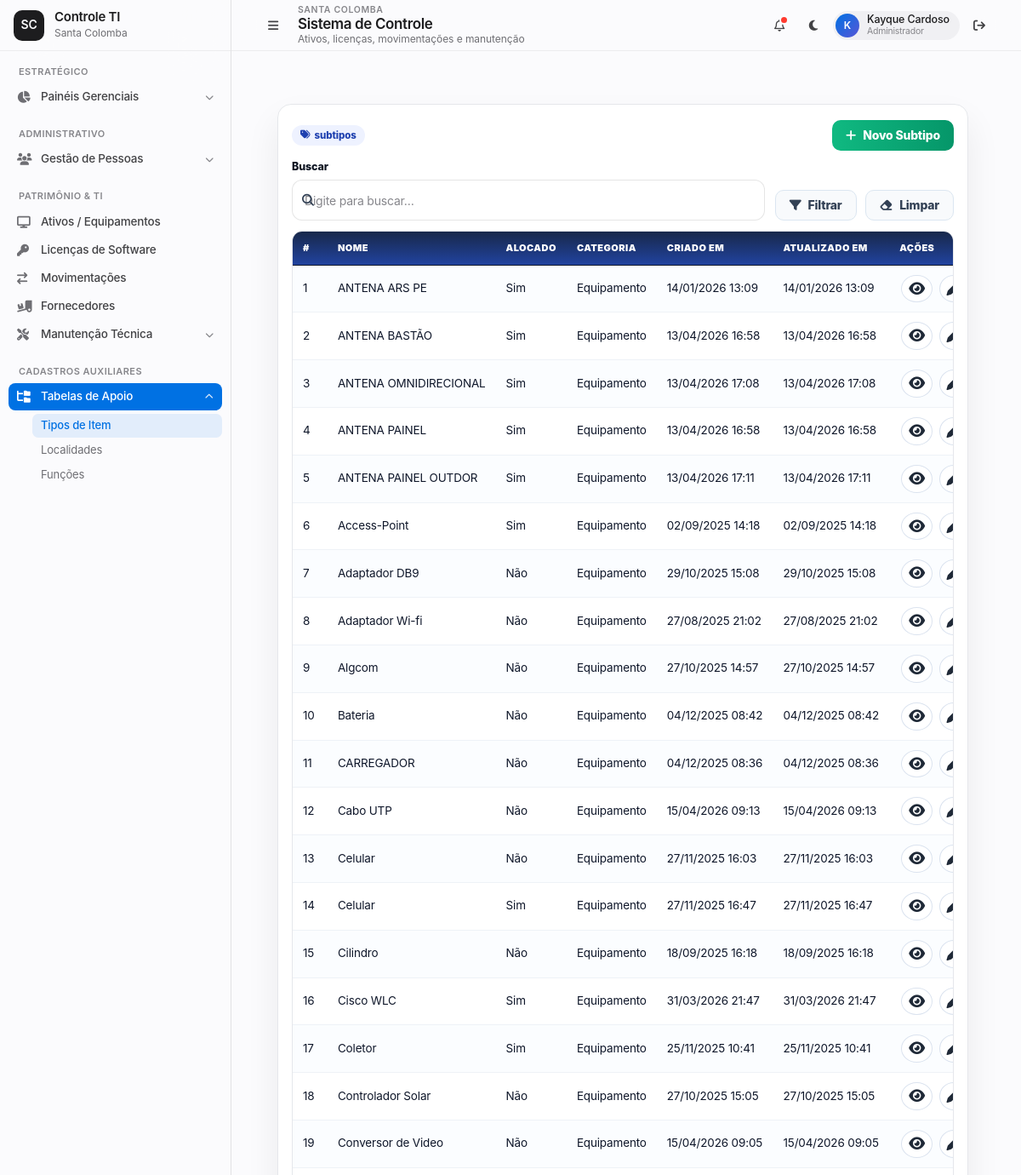
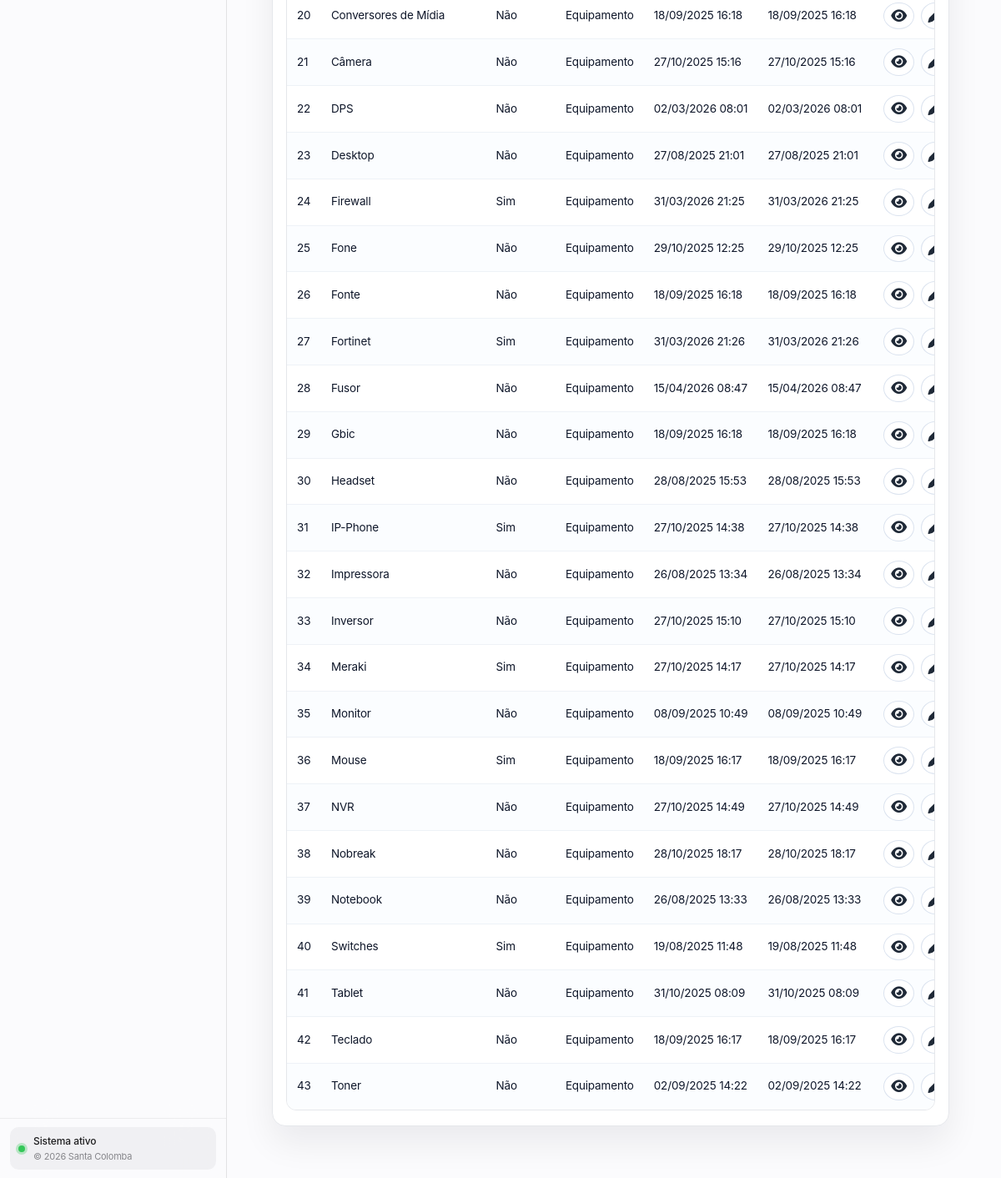
The app's page /subtipos/ (signed in), older data (2 pictures, top to bottom).
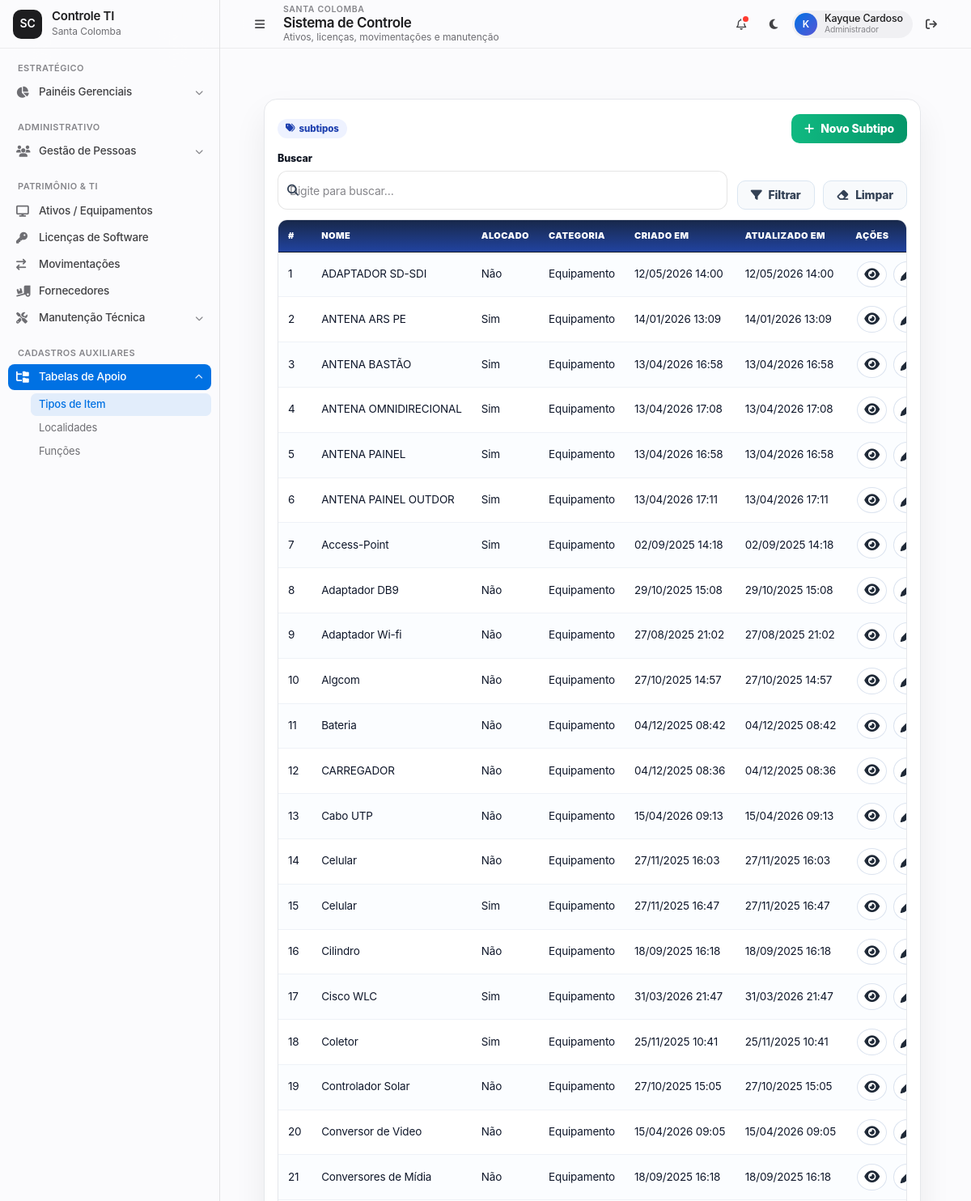
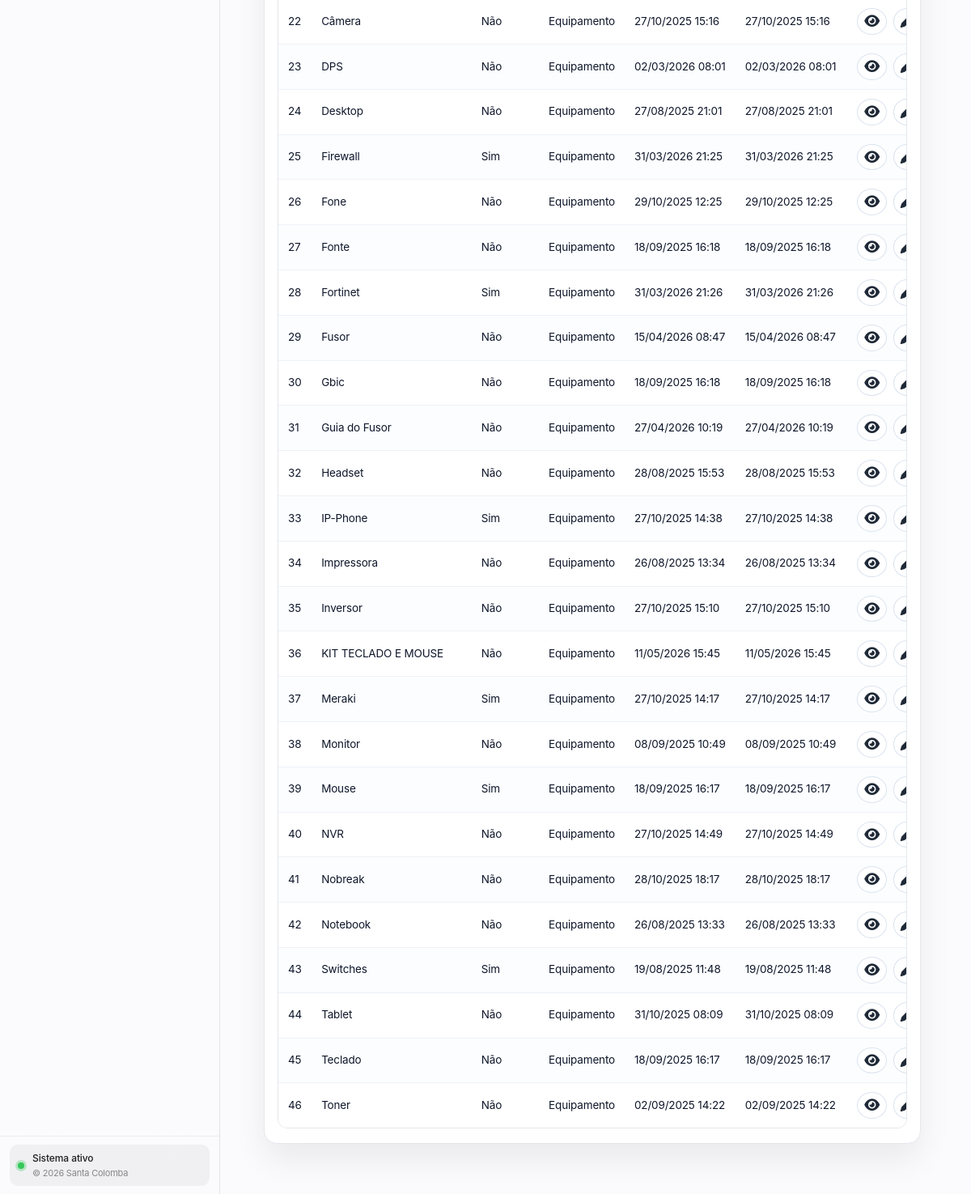
The same page, newer data (2 pictures, top to bottom).
### ProjetoEstoque/models.py (models this page shows, shortened)
class AuditModel(models.Model):
    criado_por = models.ForeignKey(User, related_name="%(class)s_criador", on_delete=models.SET_NULL, null=True, blank=True)
    atualizado_por = models.ForeignKey(User, related_name="%(class)s_atualizador", on_delete=models.SET_NULL, null=True, blank=True)
    created_at = models.DateTimeField(auto_now_add=True)
    updated_at = models.DateTimeField(auto_now=True)
    class Meta:
        abstract = True

class Subtipo(AuditModel):
    nome = models.CharField(max_length=100)
    alocado = models.CharField(max_length=3, choices=SimNaoChoices.choices)
    categoria = models.ForeignKey(Categoria, on_delete=models.CASCADE)

class Categoria(AuditModel):
    nome = models.CharField(max_length=100)

### ProjetoEstoque/views/subtipos.py (the view)
# urls.py: path("subtipos/", views.subtipo_list, name="subtipo_list"),
@login_required
def subtipo_list(request):
    q = request.GET.get("q", "").strip()
    cat = request.GET.get("categoria", "").strip()
    alocado = request.GET.get("alocado", "").strip()
    qs = Subtipo.objects.select_related("categoria").order_by("categoria__nome", "nome")
    if q:
        qs = qs.filter(Q(nome__icontains=q) | Q(categoria__nome__icontains=q))
    if cat:
        qs = qs.filter(categoria__id=cat)
    if alocado:
        qs = qs.filter(alocado=alocado)
    context = {
        "subtipos": qs,
        "categorias": Categoria.objects.order_by("nome"),
        "alocado_choices": (("sim", "Sim"), ("nao", "Não")),
        "request": request,
    }
    return render(request, "front/subtipo/subtipo_list.html", context)

### ProjetoEstoque/templates/front/subtipo/subtipo_list.html (shortened to what this page needs)
{% extends 'base.html' %}
{% block content %}
<link rel="stylesheet" href="https://cdnjs.cloudflare.com/ajax/libs/font-awesome/6.4.2/css/all.min.css"/>
<div class="page">
  <div class="panel">
    <div class="top-actions">
      <div class="metrics">
        <span class="badge"><i class="fa fa-tags"></i> {{ total }} subtipos</span>
      </div>
      <div style="display:flex;gap:10px">
        <a class="btn btn-add" href="{% url 'subtipo_create' %}"><i class="fa fa-plus"></i> Novo Subtipo</a>
      </div>
    </div>
    <form class="filtros" method="get" id="fForm" autocomplete="off">
      <div class="group">
        <label style="color: #0b1220;">Buscar</label>
        <div class="filtro-icon-input">
          <span class="ico"><i class="fa fa-search"></i></span>
          <input type="text" name="q" class="ctrl" placeholder="Digite para buscar…" value="{{ q|default:'' }}">
        </div>
      </div>
      <div style="display:flex;gap:10px;justify-content:flex-end">
        <button class="btn btn-light" type="submit"><i class="fa fa-filter"></i> Filtrar</button>
        <button class="btn btn-light" type="button" id="btnClear"><i class="fa fa-eraser"></i> Limpar</button>
      </div>
    </form>
    <div class="table-wrap">
      <table>
        <thead>
          <tr>
            <th style="width:64px">#</th>
            <th>Nome</th>
            <th>Alocado</th>
            <th>Categoria</th>
            <th>Criado em</th>
            <th>Atualizado em</th>
            <th style="width:120px">Ações</th>
          </tr>
        </thead>
        <tbody>
          {% for obj in subtipos %}
          <tr>
            <td>{{ forloop.counter }}</td>
            <td>{{ obj.nome }}</td>
            <td>{{ obj.get_alocado_display }}</td>
            <td>{% if obj.categoria %}{{ obj.categoria.nome }}{% else %}-{% endif %}</td>
            <td>{{ obj.created_at|date:"d/m/Y H:i" }}</td>
            <td>{{ obj.updated_at|date:"d/m/Y H:i" }}</td>
            <td class="td-acoes">
              <a class="icon-btn" title="Detalhar" href="{% url 'subtipo_detail' obj.pk %}"><i class="fa fa-eye"></i></a>
              <a class="icon-btn" title="Editar" href="{% url 'subtipo_update' obj.pk %}"><i class="fa fa-pen"></i></a>
            </td>
          </tr>
          {% empty %}
          <tr><td colspan="7" style="text-align:center;color:#64748b;padding:16px">Nenhum subtipo encontrado.</td></tr>
          {% endfor %}
        </tbody>
      </table>
    </div>
  </div>
</div>
{% endblock %}

### ProjetoEstoque/templates/base.html (shortened to what this page needs)
{% load static %}
<!DOCTYPE html>
<html lang="pt-br">
<head>
  <link rel="stylesheet" href="https://cdnjs.cloudflare.com/ajax/libs/font-awesome/6.5.2/css/all.min.css">
</head>
<body class="theme-light">
  <div class="app-shell" id="appShell">
    <aside class="sidebar" id="sidebar" aria-label="Menu lateral principal">
      <div class="sidebar-brand">
        <a href="{% url 'dashboard' %}" class="brand-mark" aria-label="Ir para o dashboard">
          <span class="brand-fallback" style="display: none;">SC</span>
        </a>
        <div class="brand-copy">
          <span class="brand-title">Controle TI</span>
          <span class="brand-subtitle">Santa Colomba</span>
        </div>
      </div>
      <nav class="sidebar-nav" aria-label="Navegação do sistema">
        <section class="nav-section" aria-labelledby="nav-estrategico">
          <div class="nav-label" id="nav-estrategico">Estratégico</div>
          <div class="nav-group">
            <button
              type="button"
              class="nav-button "
              data-submenu-target="sub-dash"
              aria-expanded="false"
              aria-controls="sub-dash"
              title="Painéis gerenciais">
              <i class="fa-solid fa-chart-pie nav-icon" aria-hidden="true"></i>
              <span class="nav-text">Painéis Gerenciais</span>
              <i class="fa-solid fa-chevron-down nav-arrow" aria-hidden="true"></i>
            </button>
            <div class="submenu" id="sub-dash">
              <div class="submenu-inner">
                <a href="{% url 'alertas_dashboard' %}" class="sub-link {% if request.resolver_match.url_name == 'alertas_dashboard' %}is-active{% endif %}">Alertas</a>
              </div>
            </div>
          </div>
        </section>
        <section class="nav-section" aria-labelledby="nav-administrativo">
          <div class="nav-label" id="nav-administrativo">Administrativo</div>
          <div class="nav-group">
            <button
              type="button"
              class="nav-button {% if 'usuario' in request.resolver_match.url_name or 'centrocusto' in request.resolver_match.url_name %}is-active{% endif %}"
              data-submenu-target="sub-pessoas"
              aria-expanded="false"
              aria-controls="sub-pessoas"
              title="Gestão de pessoas">
              <i class="fa-solid fa-users nav-icon" aria-hidden="true"></i>
              <span class="nav-text">Gestão de Pessoas</span>
              <i class="fa-solid fa-chevron-down nav-arrow" aria-hidden="true"></i>
            </button>
            <div class="submenu" id="sub-pessoas">
              <div class="submenu-inner">
                <a href="{% url 'usuario_list' %}" class="sub-link {% if 'usuario' in request.resolver_match.url_name and 'hierarquia' not in request.resolver_match.url_name %}is-active{% endif %}">Colaboradores</a>
              </div>
            </div>
          </div>
        </section>
        <section class="nav-section" aria-labelledby="nav-patrimonio">
          <div class="nav-label" id="nav-patrimonio">Patrimônio & TI</div>
          <a href="{% url 'equipamentos_list' %}" class="nav-item {% if 'equipamento' in request.resolver_match.url_name %}is-active{% endif %}" title="Ativos e equipamentos">
            <i class="fa-solid fa-display nav-icon" aria-hidden="true"></i>
            <span class="nav-text">Ativos / Equipamentos</span>
          </a>
          <a href="{% url 'licenca_list' %}" class="nav-item {% if 'licenca_' in request.resolver_match.url_name and 'dashboard' not in request.resolver_match.url_name %}is-active{% endif %}" title="Licenças de software">
            <i class="fa-solid fa-key nav-icon" aria-hidden="true"></i>
            <span class="nav-text">Licenças de Software</span>
          </a>
          <a href="{% url 'movimentacao_list' %}" class="nav-item {% if 'movimentacao' in request.resolver_match.url_name %}is-active{% endif %}" title="Movimentações">
            <i class="fa-solid fa-arrow-right-arrow-left nav-icon" aria-hidden="true"></i>
            <span class="nav-text">Movimentações</span>
          </a>
          <a href="{% url 'fornecedor_list' %}" class="nav-item {% if 'fornecedor' in request.resolver_match.url_name %}is-active{% endif %}" title="Fornecedores">
            <i class="fa-solid fa-truck-ramp-box nav-icon" aria-hidden="true"></i>
            <span class="nav-text">Fornecedores</span>
          </a>
          <div class="nav-group">
            <button
              type="button"
              class="nav-button {% if 'preventiva' in request.resolver_match.url_name and 'dashboard' not in request.resolver_match.url_name or request.resolver_match.url_name == 'checklist_list' %}is-active{% endif %}"
              data-submenu-target="sub-manutencao"
              aria-expanded="false"
              aria-controls="sub-manutencao"
              title="Manutenção técnica">
              <i class="fa-solid fa-screwdriver-wrench nav-icon" aria-hidden="true"></i>
              <span class="nav-text">Manutenção Técnica</span>
              <i class="fa-solid fa-chevron-down nav-arrow" aria-hidden="true"></i>
            </button>
            <div class="submenu" id="sub-manutencao">
              <div class="submenu-inner">
                <a href="{% url 'preventiva_start' %}" class="sub-link {% if request.resolver_match.url_name == 'preventiva_start' %}is-active{% endif %}">Nova Preventiva</a>
              </div>
            </div>
          </div>
        </section>
        <section class="nav-section" aria-labelledby="nav-cadastros">
          <div class="nav-label" id="nav-cadastros">Cadastros Auxiliares</div>
          <div class="nav-group">
            <button
              type="button"
              class="nav-button {% if 'subtipo' in request.resolver_match.url_name or 'localidade' in request.resolver_match.url_name or 'funcoes' in request.resolver_match.url_name %}is-active{% endif %}"
              data-submenu-target="sub-cadastros"
              aria-expanded="false"
              aria-controls="sub-cadastros"
              title="Tabelas de apoio">
              <i class="fa-solid fa-folder-tree nav-icon" aria-hidden="true"></i>
              <span class="nav-text">Tabelas de Apoio</span>
              <i class="fa-solid fa-chevron-down nav-arrow" aria-hidden="true"></i>
            </button>
            <div class="submenu" id="sub-cadastros">
              <div class="submenu-inner">
                <a href="{% url 'subtipo_list' %}" class="sub-link {% if request.resolver_match.url_name == 'subtipo_list' %}is-active{% endif %}">Tipos de Item</a>
                <a href="{% url 'localidade_list' %}" class="sub-link {% if request.resolver_match.url_name == 'localidade_list' %}is-active{% endif %}">Localidades</a>
                <a href="{% url 'funcoes_list' %}" class="sub-link {% if request.resolver_match.url_name == 'funcoes_list' %}is-active{% endif %}">Funções</a>
              </div>
            </div>
          </div>
        </section>
      </nav>
      <div class="sidebar-footer">
        <div class="system-status" title="Sistema operacional">
          <span class="status-dot" aria-hidden="true"></span>
          <div class="status-copy">
            <span class="status-title">Sistema ativo</span>
            <span class="status-subtitle">© {% now "Y" %} Santa Colomba</span>
          </div>
        </div>
      </div>
    </aside>
    <main class="main-shell">
      <header class="topbar">
        <div class="topbar-left">
          <button
            type="button"
            class="sidebar-toggle"
            id="sidebarToggle"
            aria-label="Abrir ou recolher menu lateral"
            aria-controls="sidebar"
            aria-expanded="false">
            <i class="fa-solid fa-bars" aria-hidden="true"></i>
          </button>
          <div class="topbar-title-group">
            <span class="eyebrow">Santa Colomba</span>
            <h1 class="topbar-title">{% block page_title %}Sistema de Controle{% endblock %}</h1>
            <span class="topbar-subtitle">{% block page_subtitle %}Ativos, licenças, movimentações e manutenção{% endblock %}</span>
          </div>
        </div>
        <div class="topbar-actions">
          <button type="button" class="icon-button" id="notificationButton" aria-label="Notificações" title="Notificações">
            <i class="fa-regular fa-bell" aria-hidden="true"></i>
            <span class="badge-dot" aria-hidden="true"></span>
          </button>
          <button type="button" class="icon-button" id="themeToggle" aria-label="Alternar entre modo claro e escuro" title="Alternar tema">
            <i class="fa-solid fa-moon" id="themeIcon" aria-hidden="true"></i>
          </button>
          <div class="profile-chip" title="Usuário logado">
            <div class="profile-avatar" aria-hidden="true">
              {{ user.username|default:"U"|slice:":1"|upper }}
            </div>
            <div class="profile-copy">
              <span class="profile-name">{{ user.first_name|default:user.username }}</span>
              <span class="profile-role">Administrador</span>
            </div>
          </div>
          <form method="post" action="{% url 'logout' %}" style="margin:0;padding:0;">
            <button type="submit" class="logout-button" title="Sair do sistema" aria-label="Sair do sistema">
              <i class="fa-solid fa-arrow-right-from-bracket" aria-hidden="true"></i>
            </button>
          </form>
        </div>
      </header>
      <div class="main-scroll" id="mainContent" tabindex="-1">
        <div class="main-container">
          {% block content %}{% endblock %}
        </div>
      </div>
    </main>
  </div>
</body>
</html>

### ProjetoEstoque/templates/front/subtipo/subtipo_list.html (style rules this page uses)
:root { --line:#e5e7eb;--ink:#172133;--soft:#f8fafc;--card:#fff;--shadow:0 20px 40px rgba(2,6,23,.07);--h:48px;--rad:12px;--padL:44px }
* { box-sizing:border-box }
.page { max-width:1200px;margin:22px auto;padding:0 14px }
.panel { background:var(--card);border:1px solid var(--line);border-radius:16px;box-shadow:var(--shadow);padding:18px 16px }
.top-actions { display:flex;justify-content:space-between;gap:12px;flex-wrap:wrap;margin-bottom:10px }
.metrics { display:flex;gap:10px;align-items:center;color:#475569 }
.metrics .badge { background:#eef2ff;color:#1e40af;border-radius:999px;padding:4px 10px;font-weight:800 }
.btn { border:none;border-radius:10px;padding:10px 16px;font-weight:800;cursor:pointer;display:inline-flex;align-items:center;gap:8px;text-decoration:none }
.btn-add { background:linear-gradient(90deg,#10b981,#059669);color:#fff }
.btn-light { background:#f8fafc;border:1.5px solid #dbe6f1;color:#334155 }
.filtros { display:grid;grid-template-columns:minmax(260px,1fr) auto;gap:12px;align-items:end;margin-bottom:12px }
.group { display:flex;flex-direction:column }
.group label { font-weight:800;margin-bottom:6px }
.filtro-icon-input { position:relative }
.filtro-icon-input .ico { position:absolute;left:12px;top:50%;transform:translateY(-50%);color:#334155 }
.ctrl { width:100%;height:var(--h);padding:8px 14px 8px var(--padL);border:1px solid #d5deea;border-radius:var(--rad);background:#fff;color:#111827;font-size:1rem;outline:none;transition:border .15s, box-shadow .15s }
.table-wrap { width:100%;overflow:auto;border:1px solid var(--line);border-radius:12px }
table { width:100%;border-collapse:collapse;min-width:720px;background:#fff }
thead th { position:sticky;top:0;background:linear-gradient(180deg, #18284a 0%, #21439f 100%);color:#fff;border-bottom:1px solid #0f172a;padding:11px 12px;text-align:left;font-weight:900 }
tbody td { padding:11px 12px;border-bottom:1px solid #eef2f7;color:#0f172a }
tbody tr:nth-child(odd) { background:#fbfdff }
.td-acoes { text-align:center;white-space:nowrap }
.icon-btn { background:#fff;border:1.3px solid #dbe3ef;color:#1f2937;border-radius:50%;padding:7px 8px;margin:0 2px;font-size:1.05rem;cursor:pointer;display:inline-flex;align-items:center;justify-content:center }

Row changes from the older to the newer data that the page shows:
added Subtipo: nome "ADAPTADOR SD-SDI", alocado "Não", categoria.nome "Equipamento", created_at "12/05/2026 14:00", updated_at "12/05/2026 14:00"
added Subtipo: nome "Guia do Fusor", alocado "Não", categoria.nome "Equipamento", created_at "27/04/2026 10:19", updated_at "27/04/2026 10:19"
added Subtipo: nome "KIT TECLADO E MOUSE", alocado "Não", categoria.nome "Equipamento", created_at "11/05/2026 15:45", updated_at "11/05/2026 15:45"
